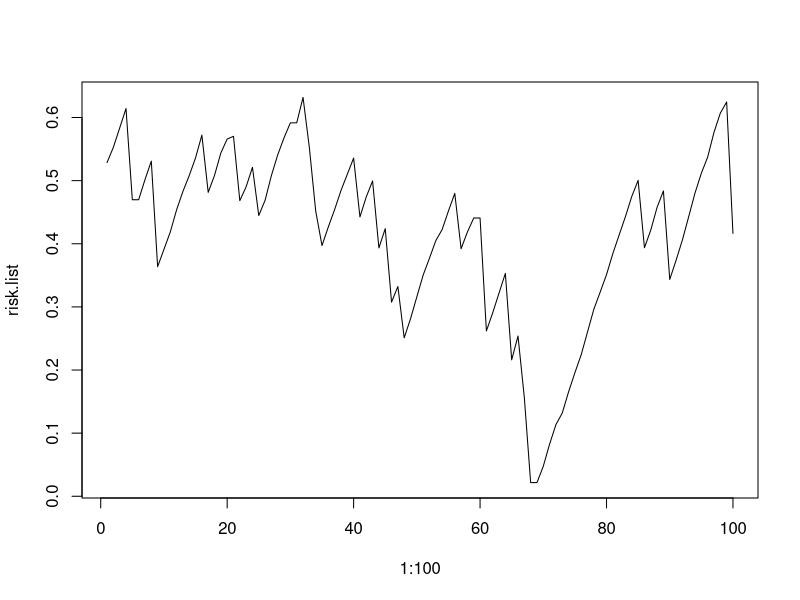
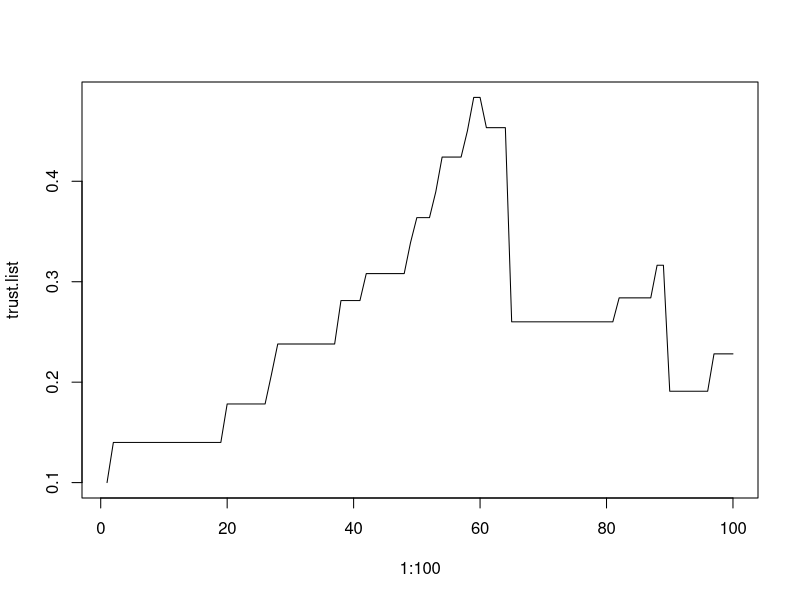

Here is the R script that generated these plots, in order:
# Initialize the whole deck of cards
whole.deck <- c(2,2,2,2,3,3,3,3,4,4,4,4,5,5,5,5,6,6,6,6,7,7,7,7,8,8,8,8,9,9,9,9,10,10,10,10)
cards.left <- whole.deck

risk <- 0.5
risk.list <- c()
trust <- 0.1
trust.list <- c()
agree.count <- 0
hand <- 0
total.score <- 0
stop <- FALSE
fails <- 0
stop.list <- c()

# Draws the initial hand of 2 cards
initial.hand <- function(){
  start.ids <- sample(1:36, 2, replace= FALSE)
  start.hand <- cards.left[start.ids]
  cards.left <<- cards.left[-start.ids]
  hand <<- sum(start.hand)
}

# Draws one card from the deck and adds it to your hand
draw <- function() {
  next.id <- sample(1:length(cards.left), 1, replace= FALSE)
  hand <<- hand + cards.left[next.id]
  cards.left <<- cards.left[-next.id]
}

# Plays a single round of 21
play.round <- function() {
  initial.hand()
  advice.taken <- FALSE
  # While hand is not over 21 and you haven't stopped
  while((hand<21) && (stop==FALSE)) {
    # If hand is less than 11 draw another card, unless...
    if (hand<11){
      # If the other agent tells you to stop even though it's safe, and you agree, stop
      bad.advice <- rbinom(1, 1, 0.1)
      agree <- rbinom(1, 1, trust)
      if((bad.advice== 1)&&(agree==1)){
        stop <<- TRUE
        agree.count <<- agree.count + 1
        advice.taken <- TRUE
      }
      # Otherwise draw another card
      if((bad.advice==0) || (agree==0)){
        draw()
      }
    }
    # Generate a number based on the risk factor. 1 means draw, 0 means stop
    risk.huh <- rbinom(1, 1, risk)
    # Predicts whether it's safe to draw or not
    good.advice <- rbinom(1, 1, 0.3)
    # If you agree to draw, draw
    if ((risk.huh == 1)&&(good.advice==1)){
      draw()
    }
    # If you agree to stop, stop
    if ((risk.huh == 0)&&(good.advice==0)){
      stop <<- TRUE
    }
    # If you want to draw and it says stop:
    if((risk.huh==1)&&(good.advice==0)){
      agree <- rbinom(1, 1, trust)
      if(agree==1){
        stop <<- TRUE
        agree.count <<- agree.count + 1
        advice.taken <- TRUE
      }
      if(agree==0){
        draw()
      }
    }
    # If you want to stop and it says draw:
    if((risk.huh==0)&&(good.advice==1)){
      agree <- rbinom(1, 1, trust)
      if(agree==1){
        draw()
        agree.count <<- agree.count + 1
        advice.taken <- TRUE
      }
      if(agree==0){
        stop <<- TRUE
      }
    }
  }
  # If you stop and hand is below 22, add hand score to total score
  if((stop == TRUE)&& (hand<22)){
    total.score <<- total.score + hand
    stop.list <<- c(stop.list, hand)
    # The risk factor gets a little higher
    risk <<- risk + rnorm(1, mean=.03, sd = 0.005)
    if(risk>1){
      risk <<- 1
    }
    if(advice.taken==TRUE){
      trust <<- trust + rnorm(1, mean=.03, sd = 0.005)
      if(trust>1){
        trust <<- 1
      }
    }
  }
  # If you exceed 21, no points are added to total score, and fail count increases
  if(hand>21){
    fails <<- fails + 1
    # Risk factor decreases
    risk <<- risk - rnorm(1, mean=.1, sd = 0.05)
    if(risk<0){
      risk <<- 0
    }
    if(advice.taken==TRUE){
      trust <<- trust - rnorm(1, mean=.1, sd = 0.05)
      if(trust<0){
        trust <<- 0
      }
    }
  }
  # Reset settings to a new round
  hand <<- 0
  cards.left <<- whole.deck
  stop <<- FALSE
  advice.taken <- FALSE
  # Keep track of the risk over time
  risk.list <<- c(risk.list, risk)
  trust.list <<- c(trust.list, trust)
}

# Play a bunch of rounds and return risk, fails, final score, and avg stop value from stop list
run.bunch <- function(n){
  for (i in 1:n){
    play.round()
  }
  print("risk:")
  print(risk)
  print("number of fails: ")
  print(fails)
  print("total score:")
  print(total.score)
  print("average stopping point of success:")
  print(mean(stop.list))
}

# Run 100 rounds with 1 person
run.bunch(100)
# See that person's risk factor over the 100 rounds
plot(1:100, risk.list, type = 'l')
# Trust factor:
plot(1:100, trust.list, type = 'l')
